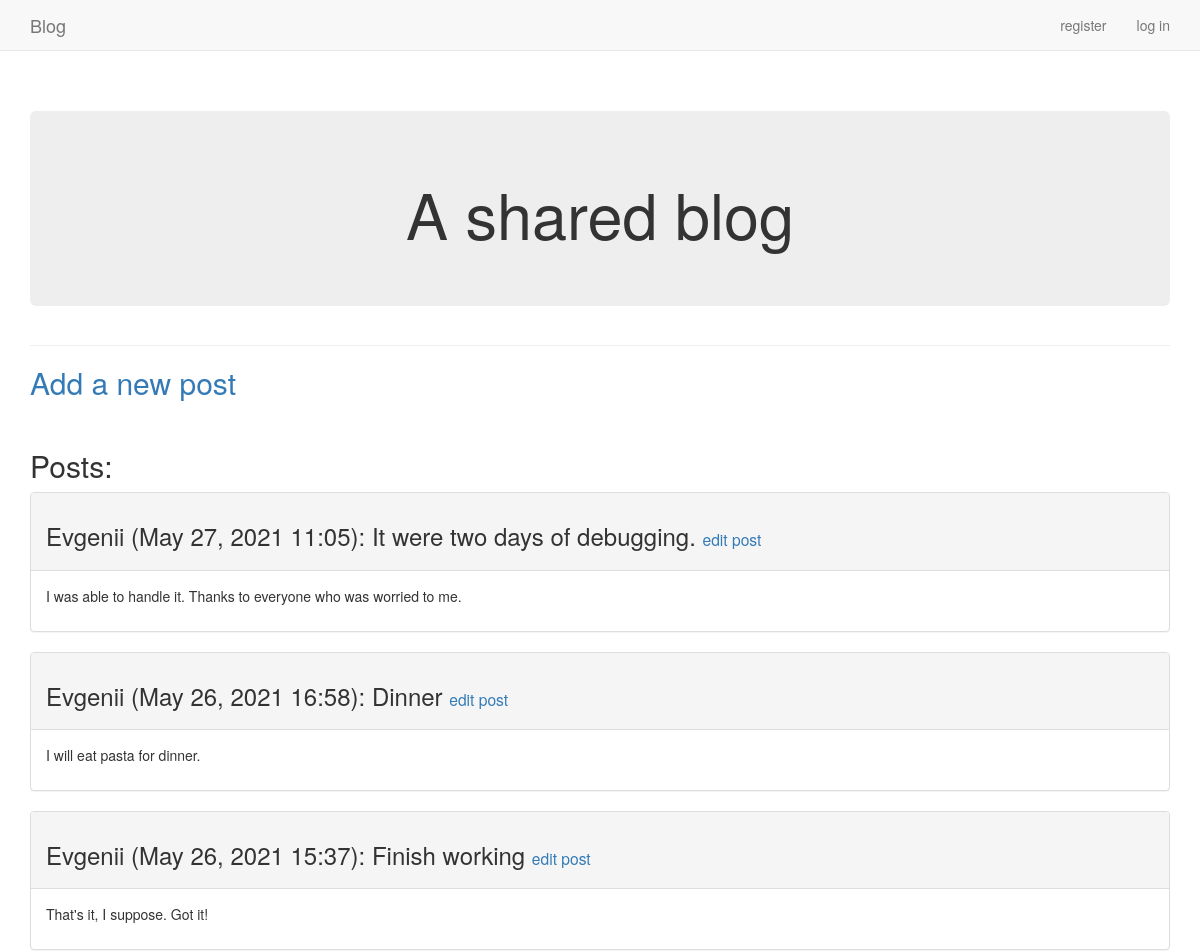
The app's page / (upper part), older data.
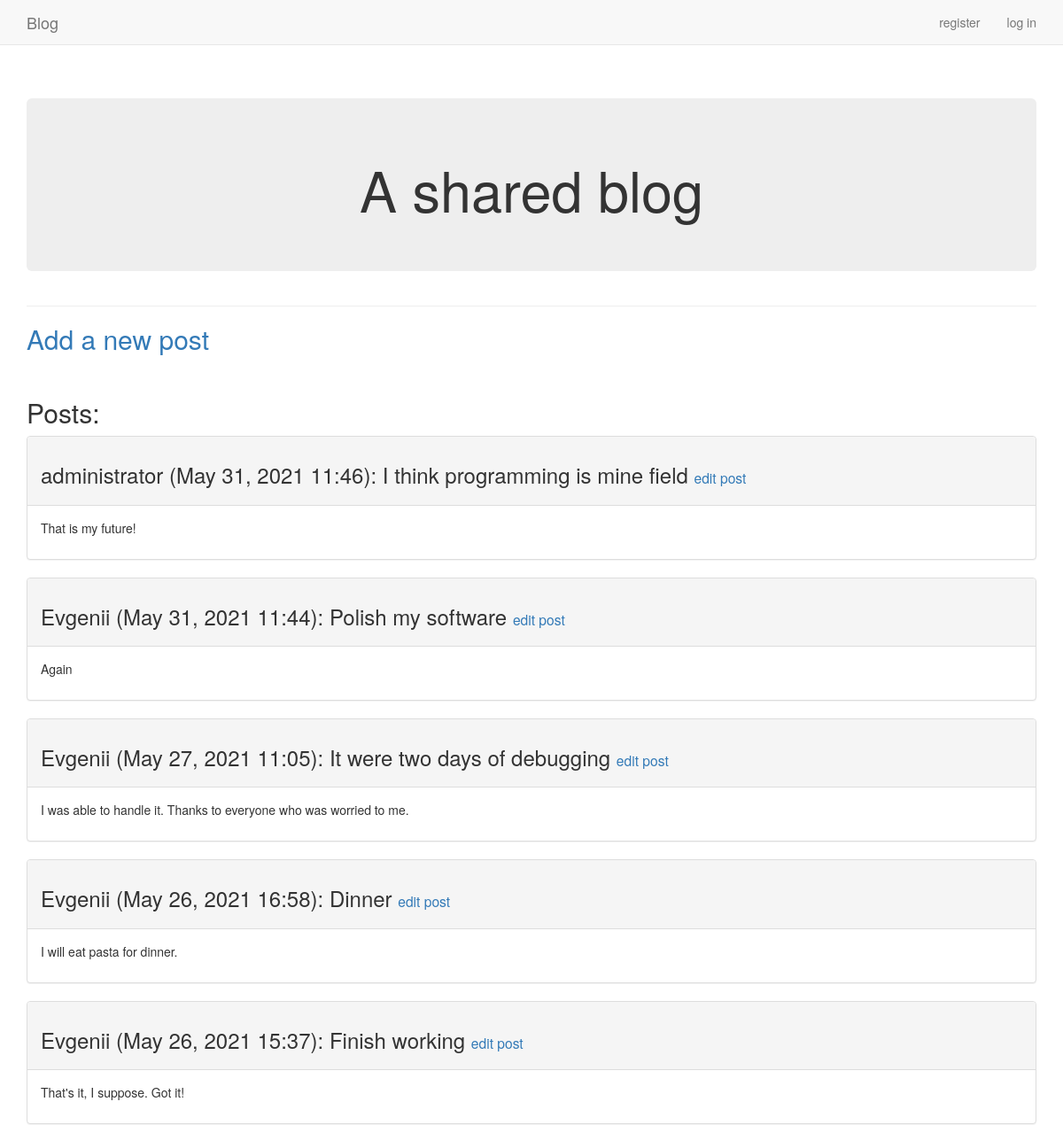
The same page, newer data.
### blogs/models.py (models this page shows, shortened)
class BlogPost(models.Model):
    title = models.CharField(max_length=200)
    text = models.TextField()
    date_added = models.DateTimeField(auto_now_add=True)
    owner = models.ForeignKey(User, on_delete=models.CASCADE)

### blogs/views.py (the view)
# urls.py: path('', views.index, name='index'),
def index(request):
    posts = BlogPost.objects.order_by('-date_added')
    context = {'posts': posts}
    return render(request, 'blogs/index.html', context)

### blogs/templates/blogs/index.html
{% extends "blogs/base.html" %}
{% load bootstrap3 %}
{% block header %}
    <div class="jumbotron">
        <h1 style="text-align: center">A shared blog</h1>
    </div>
{% endblock header %}
{% block content %}
    <h2><a href="{% url 'blogs:new_post' %}">Add a new post</a></h2><br>
    <h2>Posts:</h2>
    {% for post in posts %}
        <div class="panel panel-default">
            <div class="panel-heading">
                <h3>
                    {{ post.owner }}
                    ({{ post.date_added|date:'M d, Y H:i' }}):
                    {{ post.title }}
                    <small>
                        <a href="{% url 'blogs:edit_post' post.id %}">
                            edit post
                        </a>
                    </small>
                </h3>
            </div>
            <div class="panel-body">
                {{ post.text|linebreaks }}
            </div>
        </div>
    {% empty %}
        No posts have been added yet.
    {% endfor %}
{% endblock content %}

### blogs/templates/blogs/base.html (shortened to what this page needs)
{% load bootstrap3 %}
<!DOCTYPE html>
<html lang="en">
    <head>
        {% bootstrap_css %}
    </head>
    <body>
        <nav class="navbar navbar-default navbar-static-top">
            <div class="container">
                <div class="navbar-header">
                    <a class="navbar-brand" href="{% url 'blogs:index' %}">Blog</a>
                </div>
                <div id="navbar" class="navbar-collapse collapse">
                    <ul class="nav navbar-nav navbar-right">
                        {% if user.is_authenticatd %}
                            <li><a>Hello, {{ user.username }}</a> </li>
                            <li><a href="{% url 'users:logout' %}">log out</a> </li>
                        {% else %}
                            <li><a href="{% url 'users:register' %}">register</a> </li>
                            <li><a href="{% url 'users:login' %}">log in</a> </li>
                        {% endif %}
                    </ul>
                </div>
            </div>
        </nav>
        <div class="container">
            <div class="page-header">
                {% block header %}{% endblock header %}
            </div>
            <div>
                {% block content %}{% endblock content %}
            </div>
        </div>
    </body>
</html>

Row changes from the older to the newer data that the page shows:
added BlogPost: owner "administrator", date_added "May 31, 2021 11:46", title "I think programming is mine field", text "That is my future!"
added BlogPost: owner "Evgenii", date_added "May 31, 2021 11:44", title "Polish my software", text "Again"
changed BlogPost "I was able to handle it. Thanks to everyone who was worried to me.": title "It were two days of debugging." → "It were two days of debugging"
